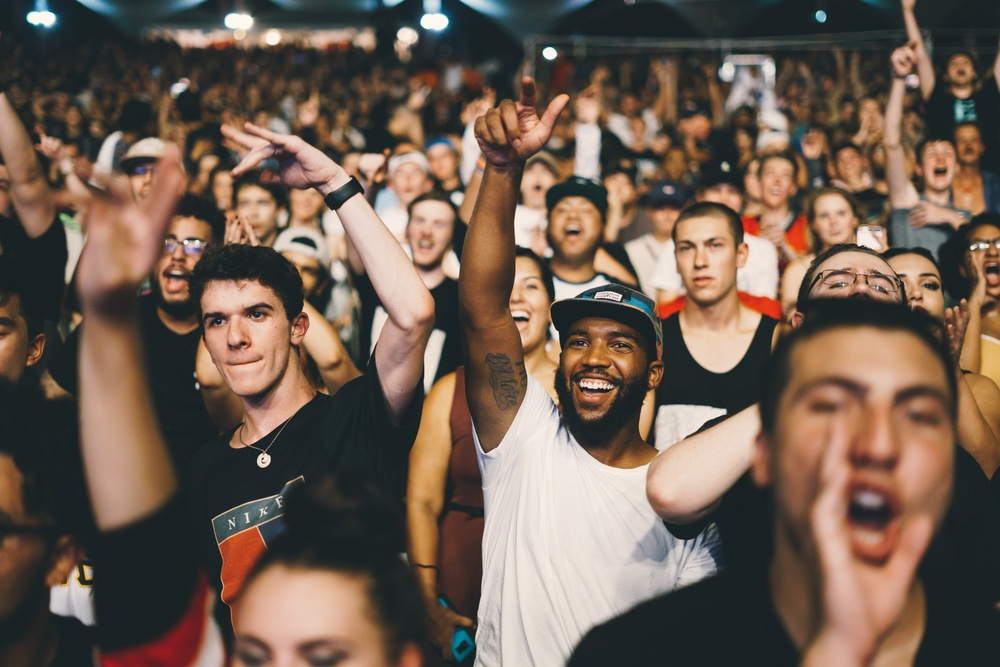
#> input picture lab-1/people.jpg, 1000 x 667 px, shrunk from 6000 x 4000 before the run
$ python _opencv.py
#> lines starting #> are read from the running program, lines starting #| are printed output that depends on the picture; after the words box and inside, x2 and y2 are one past the last pixel; in counts of white or black regions, pixels touching at a corner belong together
import cv2
import os
import urllib.request

img = cv2.imread("people.jpg")
#> img is the input picture: shape (667, 1000, 3); mean B, G, R 81, 94.1, 111.9

# Problem 1:
gray = cv2.cvtColor(img, cv2.COLOR_BGR2GRAY)
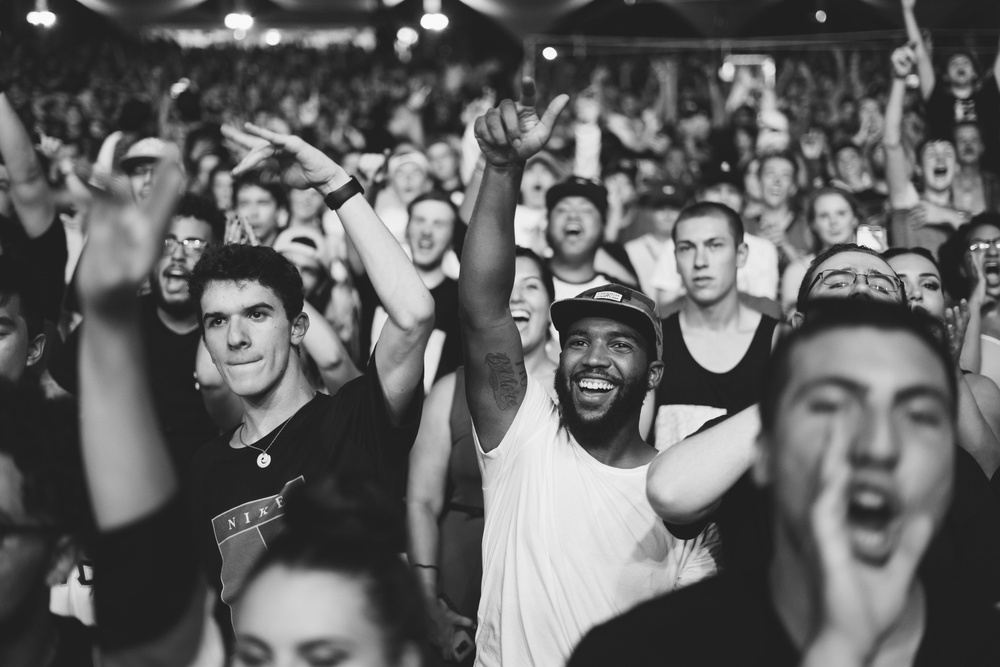
#> gray: shape (667, 1000); min 16, max 253, mean 97.9
cv2.imwrite("gray.png", gray)

# Problem 2:
edges = cv2.Canny(gray, 100, 200)
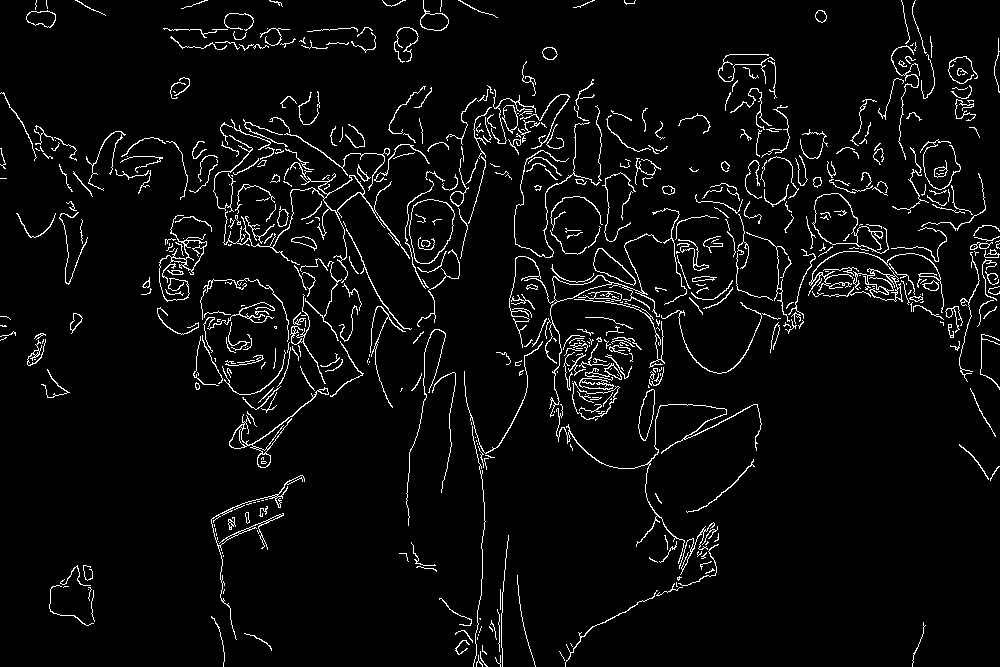
#> edges: shape (667, 1000); 4.6% white in thin lines or dots
cv2.imwrite("edges.png", edges)

# Problem 3:

CASCADE_URL = "https://raw.githubusercontent.com/opencv/opencv/master/data/haarcascades/haarcascade_frontalface_default.xml"
cascade_path = "haarcascade_frontalface_default.xml"

if not os.path.exists(cascade_path):
    print("Cascade file not found locally, downloading once...")
    urllib.request.urlretrieve(CASCADE_URL, cascade_path)

face_cascade = cv2.CascadeClassifier(cascade_path)

faces = face_cascade.detectMultiScale(gray, scaleFactor = 1.1, minNeighbors = 5, minSize = (30, 30))
#> faces = [[229, 184, 52, 52], [808, 195, 51, 51], [756, 157, 45, 45], [401, 201, 55, 55], [159, 219, 53, 53], [543, 189, 61, 61], [664, 217, 75, 75], [546, 304, 99, 99], [186, 276, 107, 107], [766, 322, 215, 215]]

face_img = img.copy()
for (x, y, w, h) in faces:
    cv2.rectangle(face_img, (x, y), (x + w, y + h), (0, 255, 0), 2)
#> this loop made 10 passes
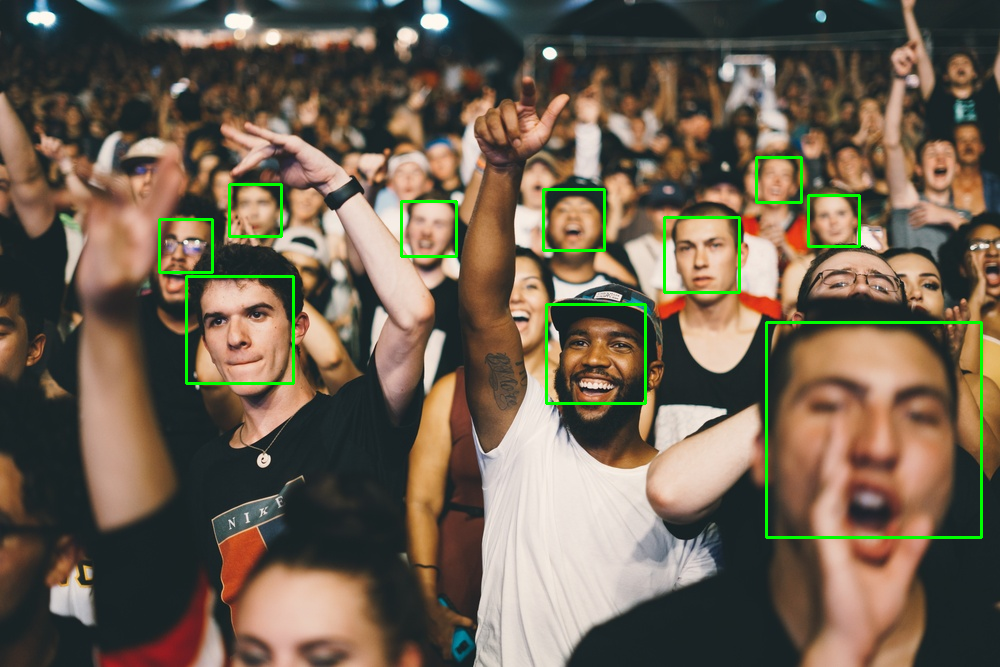
#> face_img: shape (667, 1000, 3); 1.46% of pixels changed, all inside (x1, y1, x2, y2) = (158, 156, 983, 539)

cv2.imwrite("faces.png", face_img)

print(f"Detected {len(faces)} face(s)")
#| Detected 10 face(s)
